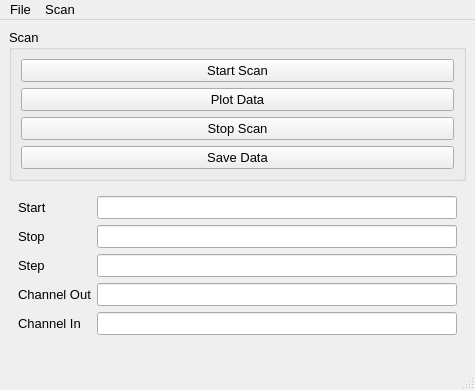
<?xml version="1.0" encoding="UTF-8"?>
<ui version="4.0">
 <class>MainWindow</class>
 <widget class="QMainWindow" name="MainWindow">
  <property name="geometry">
   <rect>
    <x>0</x>
    <y>0</y>
    <width>475</width>
    <height>390</height>
   </rect>
  </property>
  <property name="font">
   <font>
    <pointsize>10</pointsize>
    <weight>50</weight>
    <bold>false</bold>
   </font>
  </property>
  <property name="windowTitle">
   <string>MainWindow</string>
  </property>
  <widget class="QWidget" name="centralwidget">
   <layout class="QVBoxLayout" name="verticalLayout_2">
    <item>
     <widget class="QGroupBox" name="groupBox">
      <property name="title">
       <string>Scan</string>
      </property>
      <layout class="QVBoxLayout" name="verticalLayout">
       <item>
        <widget class="QPushButton" name="start_button">
         <property name="text">
          <string>Start Scan</string>
         </property>
        </widget>
       </item>
       <item>
        <widget class="QPushButton" name="plot_button">
         <property name="text">
          <string>Plot Data</string>
         </property>
        </widget>
       </item>
       <item>
        <widget class="QPushButton" name="stop_button">
         <property name="text">
          <string>Stop Scan</string>
         </property>
        </widget>
       </item>
       <item>
        <widget class="QPushButton" name="save_button">
         <property name="text">
          <string>Save Data</string>
         </property>
        </widget>
       </item>
      </layout>
     </widget>
    </item>
    <item>
     <widget class="QWidget" name="widget" native="true">
      <layout class="QFormLayout" name="formLayout">
       <item row="2" column="1">
        <widget class="QLineEdit" name="stop_line"/>
       </item>
       <item row="3" column="1">
        <widget class="QLineEdit" name="step_line"/>
       </item>
       <item row="3" column="0">
        <widget class="QLabel" name="label_2">
         <property name="text">
          <string>Step</string>
         </property>
        </widget>
       </item>
       <item row="4" column="0">
        <widget class="QLabel" name="label_3">
         <property name="text">
          <string>Channel Out</string>
         </property>
        </widget>
       </item>
       <item row="5" column="0">
        <widget class="QLabel" name="label_4">
         <property name="text">
          <string>Channel In</string>
         </property>
        </widget>
       </item>
       <item row="1" column="1">
        <widget class="QLineEdit" name="start_line"/>
       </item>
       <item row="1" column="0">
        <widget class="QLabel" name="label">
         <property name="text">
          <string>Start</string>
         </property>
        </widget>
       </item>
       <item row="2" column="0">
        <widget class="QLabel" name="label_5">
         <property name="text">
          <string>Stop</string>
         </property>
        </widget>
       </item>
       <item row="4" column="1">
        <widget class="QLineEdit" name="channel_out_line"/>
       </item>
       <item row="5" column="1">
        <widget class="QLineEdit" name="channel_in_line"/>
       </item>
      </layout>
     </widget>
    </item>
    <item>
     <widget class="PlotWidget" name="plot_widget" native="true">
      <property name="font">
       <font>
        <pointsize>10</pointsize>
        <weight>75</weight>
        <bold>true</bold>
       </font>
      </property>
     </widget>
    </item>
   </layout>
  </widget>
  <widget class="QMenuBar" name="menubar">
   <property name="geometry">
    <rect>
     <x>0</x>
     <y>0</y>
     <width>475</width>
     <height>24</height>
    </rect>
   </property>
   <widget class="QMenu" name="menuFile">
    <property name="title">
     <string>File</string>
    </property>
    <addaction name="actionSave"/>
   </widget>
   <widget class="QMenu" name="menuScan">
    <property name="title">
     <string>Scan</string>
    </property>
    <addaction name="actionStart"/>
   </widget>
   <addaction name="menuFile"/>
   <addaction name="menuScan"/>
  </widget>
  <widget class="QStatusBar" name="statusbar"/>
  <action name="actionSave">
   <property name="text">
    <string>Save</string>
   </property>
  </action>
  <action name="actionStart">
   <property name="text">
    <string>Start</string>
   </property>
  </action>
 </widget>
 <customwidgets>
  <customwidget>
   <class>PlotWidget</class>
   <extends>QWidget</extends>
   <header>pyqtgraph</header>
   <container>1</container>
  </customwidget>
 </customwidgets>
 <resources/>
 <connections/>
</ui>
